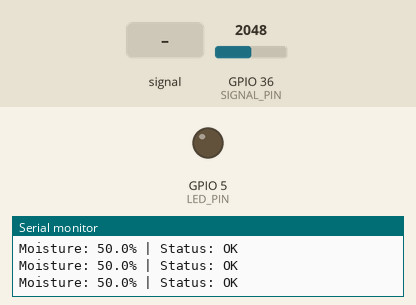
This sketch was run on a simulated ESP32. Shown: output pins drawn as LEDs (lit = HIGH), the last lines printed to the serial monitor. Dashed ring = blinking. The inputs (shaded band) are chosen by the test bench; at power-on: GPIO 36 (SIGNAL_PIN) = 2048. Pins used as bus, display or sensor lines are not drawn.

Above: at 1.3 s.
1.4 s: GPIO 36 (SIGNAL_PIN) fed a 1000 Hz sine of ±1023 counts around its level
At 2.77 s:
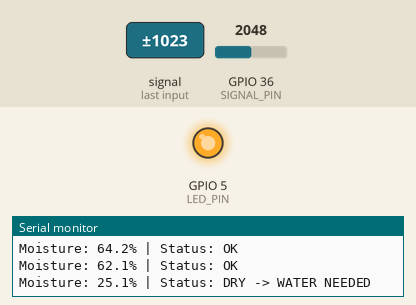
4.4 s: GPIO 36 (SIGNAL_PIN) set to 1298
At 5.0 s:
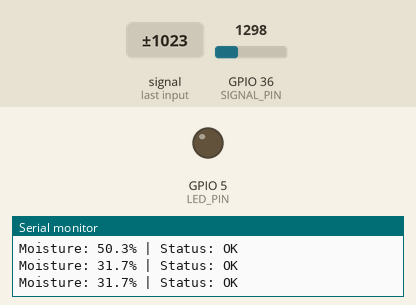
5.9 s: GPIO 36 (SIGNAL_PIN) set to 1175
At 6.2 s:
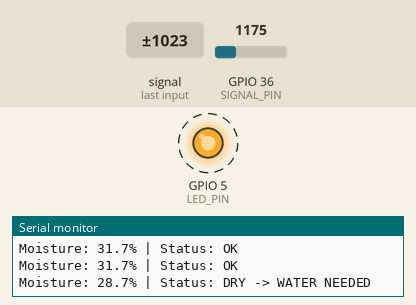
8.9 s: GPIO 36 (SIGNAL_PIN) set to 2047
At 10.4 s:
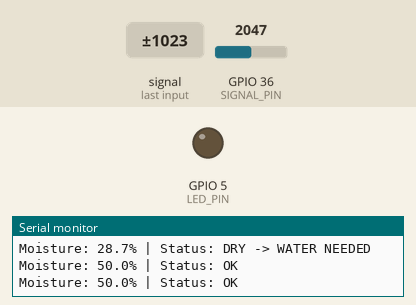
10.7 s: GPIO 36 (SIGNAL_PIN) set to 1228
At 11.03 s:
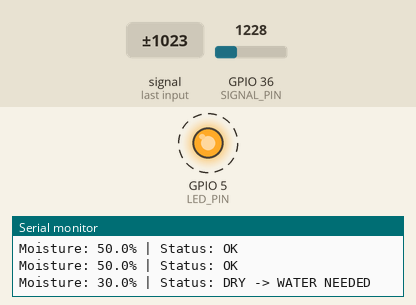
Timing chart, 0 to 14.7 s (numbered marks = the images above; inputs shaded):
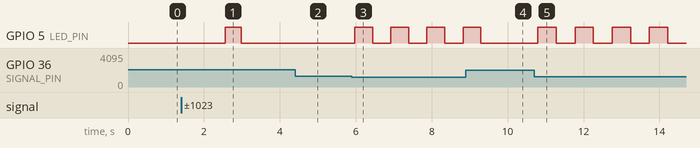

The sketch:

esp32WaterSensorTask.ino
```cpp
#define POWER_PIN   17
#define SIGNAL_PIN  36
#define LED_PIN     5

int value = 0;

void setup() {
  Serial.begin(9600);
  analogSetAttenuation(ADC_11db);

  pinMode(POWER_PIN, OUTPUT);
  digitalWrite(POWER_PIN, LOW);

  pinMode(LED_PIN, OUTPUT);
  digitalWrite(LED_PIN, LOW);
}

void loop() {
  digitalWrite(POWER_PIN, HIGH);
  delay(10);

  value = analogRead(SIGNAL_PIN);
  digitalWrite(POWER_PIN, LOW);


  float percent = (value / 4095.0) * 100.0;

  Serial.print("Moisture: ");
  Serial.print(percent, 1);
  Serial.print("% | Status: ");

  if (percent < 30.0) {
    Serial.println("DRY -> WATER NEEDED");


    int blinkDelay = map(percent, 0, 30, 100, 1000);

    digitalWrite(LED_PIN, HIGH);
    delay(blinkDelay / 2);
    digitalWrite(LED_PIN, LOW);
    delay(blinkDelay / 2);

  } else {
    Serial.println("OK");
    digitalWrite(LED_PIN, LOW);
    delay(500);
  }
}
```

Measured:
- the behaviour switches between 1229 and 1228 on GPIO 36 (SIGNAL_PIN) (found by bisection; images 2 and 3)
- after the input at 1.4 s, GPIO 5 (LED_PIN): LOW → HIGH after 1.2 s, → LOW 0.43 s later
- after the input at 4.4 s, GPIO 5 (LED_PIN): stays LOW (without the input it goes to HIGH after 0.04 s)
- after the input at 5.9 s, GPIO 5 (LED_PIN): alternates HIGH for 0.47 s and LOW for 0.48 s, starting after 0.07 s
- after the input at 8.9 s, GPIO 5 (LED_PIN): goes on until 9.3 s, then stays LOW
- after the input at 10.7 s, GPIO 5 (LED_PIN): alternates HIGH for 0.49 s and LOW for 0.50 s, starting after 0.10 s
